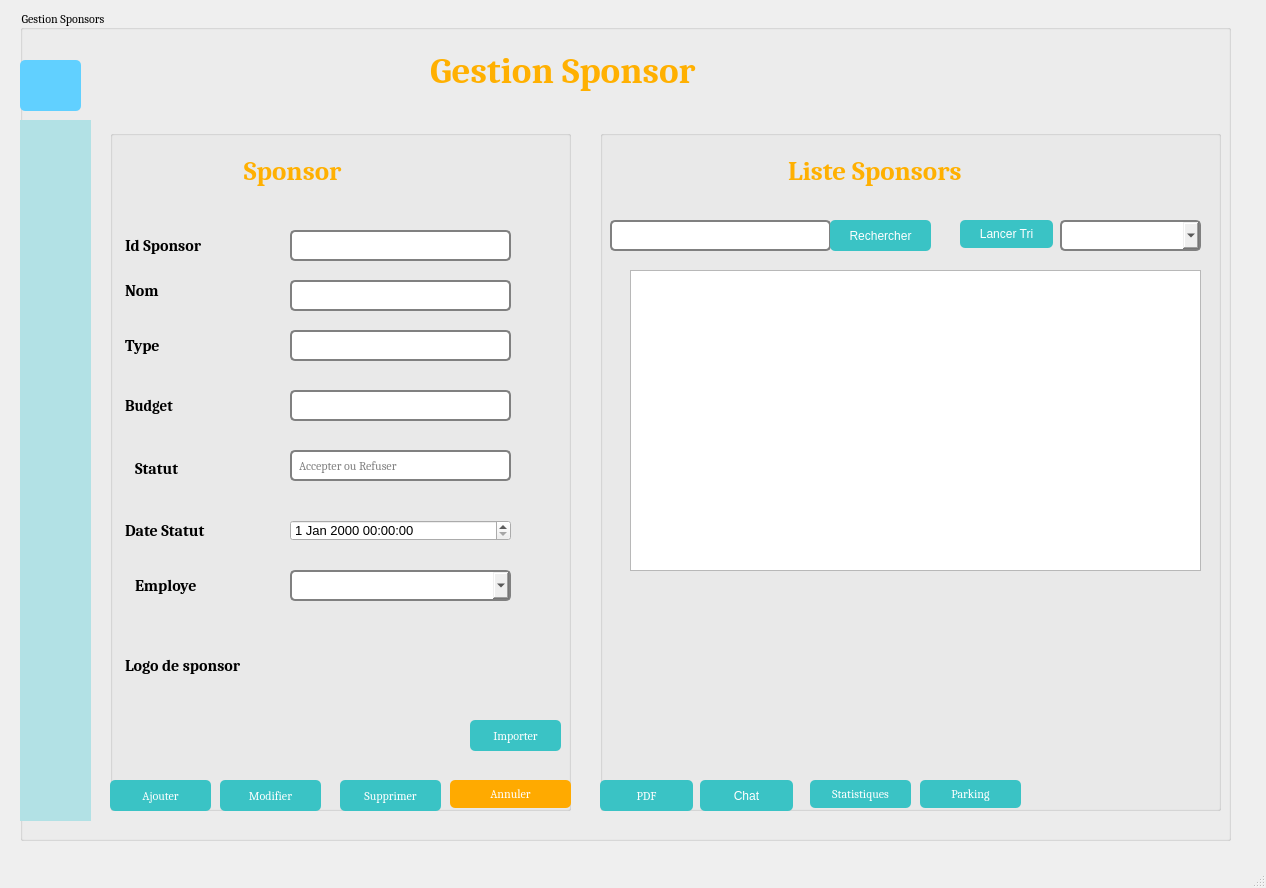
<?xml version="1.0" encoding="UTF-8"?>
<ui version="4.0">
 <class>MainWindow_spon</class>
 <widget class="QMainWindow" name="MainWindow_spon">
  <property name="geometry">
   <rect>
    <x>0</x>
    <y>0</y>
    <width>1266</width>
    <height>888</height>
   </rect>
  </property>
  <property name="font">
   <font>
    <family>Cambria</family>
    <pointsize>9</pointsize>
   </font>
  </property>
  <property name="windowTitle">
   <string>MainWindow</string>
  </property>
  <property name="styleSheet">
   <string notr="true"/>
  </property>
  <widget class="QWidget" name="centralwidget">
   <widget class="QGroupBox" name="groupBox">
    <property name="geometry">
     <rect>
      <x>20</x>
      <y>10</y>
      <width>1211</width>
      <height>831</height>
     </rect>
    </property>
    <property name="styleSheet">
     <string notr="true">QGroupBox {
    font: 12px;
 background-color:transparent;
}
QComboBox {
    border: 2px solid gray;
     border-radius: 5px;
    padding: 5px;
}
QLineEdit {
    border: 2px solid gray;
    border-radius: 5px;
    padding: 5px;
}

QPushButton {
    background-color: rgb(58, 195, 197);
    color: white;
    border-radius: 5px;
    padding: 5px;
}

QLineEdit:focus, QPushButton:focus {
    border: 2px solid #4CAF50;
}

QLabel {
    font-weight: bold;
    padding: 1px;
}


QPushButton:hover{
	background-color: rgb(255, 176, 1);	
}


</string>
    </property>
    <property name="title">
     <string>Gestion Sponsors</string>
    </property>
    <widget class="QLabel" name="nom_gestion">
     <property name="geometry">
      <rect>
       <x>400</x>
       <y>30</y>
       <width>401</width>
       <height>61</height>
      </rect>
     </property>
     <property name="font">
      <font>
       <family>Cambria</family>
       <pointsize>28</pointsize>
       <weight>75</weight>
       <bold>true</bold>
      </font>
     </property>
     <property name="styleSheet">
      <string notr="true">
QLabel {
   color:#ffb001;
}
</string>
     </property>
     <property name="text">
      <string>Gestion Sponsor</string>
     </property>
    </widget>
    <widget class="QGroupBox" name="afficher">
     <property name="geometry">
      <rect>
       <x>580</x>
       <y>120</y>
       <width>621</width>
       <height>681</height>
      </rect>
     </property>
     <property name="styleSheet">
      <string notr="true"/>
     </property>
     <property name="title">
      <string/>
     </property>
     <widget class="QLabel" name="afficher_label">
      <property name="geometry">
       <rect>
        <x>180</x>
        <y>20</y>
        <width>281</width>
        <height>41</height>
       </rect>
      </property>
      <property name="font">
       <font>
        <family>Cambria</family>
        <pointsize>20</pointsize>
        <weight>75</weight>
        <italic>false</italic>
        <bold>true</bold>
       </font>
      </property>
      <property name="styleSheet">
       <string notr="true">QLabel {
   color:#ffb001;
}</string>
      </property>
      <property name="text">
       <string>Liste Sponsors</string>
      </property>
     </widget>
     <widget class="QLineEdit" name="lineEdit_rechercher">
      <property name="geometry">
       <rect>
        <x>10</x>
        <y>90</y>
        <width>221</width>
        <height>31</height>
       </rect>
      </property>
     </widget>
     <widget class="QPushButton" name="rechercher">
      <property name="geometry">
       <rect>
        <x>230</x>
        <y>90</y>
        <width>101</width>
        <height>31</height>
       </rect>
      </property>
      <property name="maximumSize">
       <size>
        <width>101</width>
        <height>31</height>
       </size>
      </property>
      <property name="text">
       <string>Rechercher</string>
      </property>
      <property name="icon">
       <iconset resource="Resource.qrc">
        <normaloff>:/Icones/Icones/rechercher.png</normaloff>:/Icones/Icones/rechercher.png</iconset>
      </property>
      <property name="iconSize">
       <size>
        <width>20</width>
        <height>20</height>
       </size>
      </property>
     </widget>
     <widget class="QPushButton" name="chat">
      <property name="geometry">
       <rect>
        <x>100</x>
        <y>650</y>
        <width>93</width>
        <height>31</height>
       </rect>
      </property>
      <property name="styleSheet">
       <string notr="true"/>
      </property>
      <property name="text">
       <string>Chat</string>
      </property>
      <property name="icon">
       <iconset resource="Resource.qrc">
        <normaloff>:/Icones/Icones/chat.png</normaloff>:/Icones/Icones/chat.png</iconset>
      </property>
      <property name="iconSize">
       <size>
        <width>30</width>
        <height>40</height>
       </size>
      </property>
     </widget>
     <widget class="QPushButton" name="tri">
      <property name="geometry">
       <rect>
        <x>360</x>
        <y>90</y>
        <width>93</width>
        <height>28</height>
       </rect>
      </property>
      <property name="maximumSize">
       <size>
        <width>93</width>
        <height>28</height>
       </size>
      </property>
      <property name="text">
       <string>Lancer Tri</string>
      </property>
     </widget>
     <widget class="QPushButton" name="pdf">
      <property name="geometry">
       <rect>
        <x>0</x>
        <y>650</y>
        <width>93</width>
        <height>31</height>
       </rect>
      </property>
      <property name="font">
       <font>
        <family>Cambria</family>
        <pointsize>9</pointsize>
       </font>
      </property>
      <property name="styleSheet">
       <string notr="true"/>
      </property>
      <property name="text">
       <string>PDF</string>
      </property>
      <property name="icon">
       <iconset resource="Resource.qrc">
        <normaloff>:/Icones/Icones/pdf.png</normaloff>:/Icones/Icones/pdf.png</iconset>
      </property>
      <property name="iconSize">
       <size>
        <width>30</width>
        <height>40</height>
       </size>
      </property>
     </widget>
     <widget class="QPushButton" name="pushButton_statistique">
      <property name="geometry">
       <rect>
        <x>210</x>
        <y>650</y>
        <width>101</width>
        <height>28</height>
       </rect>
      </property>
      <property name="maximumSize">
       <size>
        <width>121</width>
        <height>28</height>
       </size>
      </property>
      <property name="font">
       <font>
        <family>Cambria</family>
        <pointsize>9</pointsize>
       </font>
      </property>
      <property name="styleSheet">
       <string notr="true"/>
      </property>
      <property name="text">
       <string>Statistiques</string>
      </property>
     </widget>
     <widget class="QComboBox" name="comboBo_tri">
      <property name="geometry">
       <rect>
        <x>460</x>
        <y>90</y>
        <width>141</width>
        <height>31</height>
       </rect>
      </property>
      <item>
       <property name="text">
        <string/>
       </property>
      </item>
      <item>
       <property name="text">
        <string>Id Sponsor</string>
       </property>
      </item>
      <item>
       <property name="text">
        <string>Nom</string>
       </property>
      </item>
      <item>
       <property name="text">
        <string>Budget</string>
       </property>
      </item>
     </widget>
     <widget class="QTableView" name="tableView">
      <property name="geometry">
       <rect>
        <x>30</x>
        <y>140</y>
        <width>571</width>
        <height>301</height>
       </rect>
      </property>
      <property name="styleSheet">
       <string notr="true"/>
      </property>
     </widget>
     <widget class="QPushButton" name="pushButton_parking">
      <property name="geometry">
       <rect>
        <x>320</x>
        <y>650</y>
        <width>101</width>
        <height>28</height>
       </rect>
      </property>
      <property name="maximumSize">
       <size>
        <width>121</width>
        <height>28</height>
       </size>
      </property>
      <property name="font">
       <font>
        <family>Cambria</family>
        <pointsize>9</pointsize>
       </font>
      </property>
      <property name="styleSheet">
       <string notr="true"/>
      </property>
      <property name="text">
       <string>Parking</string>
      </property>
      <property name="icon">
       <iconset resource="Resource.qrc">
        <normaloff>:/Icones/Icones/parking.png</normaloff>:/Icones/Icones/parking.png</iconset>
      </property>
      <property name="iconSize">
       <size>
        <width>30</width>
        <height>30</height>
       </size>
      </property>
     </widget>
    </widget>
    <widget class="QLabel" name="label">
     <property name="geometry">
      <rect>
       <x>0</x>
       <y>20</y>
       <width>1211</width>
       <height>801</height>
      </rect>
     </property>
     <property name="styleSheet">
      <string notr="true">background-image: url(:/Icones/Icones/background.png);
</string>
     </property>
     <property name="text">
      <string/>
     </property>
    </widget>
    <widget class="QPushButton" name="pushButton_20">
     <property name="geometry">
      <rect>
       <x>0</x>
       <y>50</y>
       <width>61</width>
       <height>51</height>
      </rect>
     </property>
     <property name="styleSheet">
      <string notr="true">background-color: rgb(97, 208, 255);</string>
     </property>
     <property name="text">
      <string/>
     </property>
     <property name="icon">
      <iconset>
       <normalon>:/img/menu.png</normalon>
      </iconset>
     </property>
     <property name="iconSize">
      <size>
       <width>40</width>
       <height>40</height>
      </size>
     </property>
     <property name="checkable">
      <bool>true</bool>
     </property>
    </widget>
    <widget class="QWidget" name="widget" native="true">
     <property name="geometry">
      <rect>
       <x>0</x>
       <y>110</y>
       <width>71</width>
       <height>701</height>
      </rect>
     </property>
     <property name="styleSheet">
      <string notr="true">	background-color: rgb(178, 225, 229);</string>
     </property>
     <widget class="QPushButton" name="pushButton_acceuil">
      <property name="geometry">
       <rect>
        <x>0</x>
        <y>30</y>
        <width>71</width>
        <height>61</height>
       </rect>
      </property>
      <property name="styleSheet">
       <string notr="true"/>
      </property>
      <property name="text">
       <string/>
      </property>
      <property name="icon">
       <iconset>
        <normalon>:/img/home.png</normalon>
       </iconset>
      </property>
      <property name="iconSize">
       <size>
        <width>40</width>
        <height>40</height>
       </size>
      </property>
     </widget>
     <widget class="QPushButton" name="pushButton_14">
      <property name="geometry">
       <rect>
        <x>0</x>
        <y>120</y>
        <width>71</width>
        <height>61</height>
       </rect>
      </property>
      <property name="text">
       <string/>
      </property>
      <property name="icon">
       <iconset>
        <normalon>:/img/calendrier.png</normalon>
       </iconset>
      </property>
      <property name="iconSize">
       <size>
        <width>40</width>
        <height>40</height>
       </size>
      </property>
     </widget>
     <widget class="QPushButton" name="pushButton_17">
      <property name="geometry">
       <rect>
        <x>0</x>
        <y>430</y>
        <width>71</width>
        <height>71</height>
       </rect>
      </property>
      <property name="text">
       <string/>
      </property>
      <property name="icon">
       <iconset>
        <normalon>:/img/notepad.png</normalon>
       </iconset>
      </property>
      <property name="iconSize">
       <size>
        <width>40</width>
        <height>40</height>
       </size>
      </property>
     </widget>
     <widget class="QPushButton" name="pushButton_15">
      <property name="geometry">
       <rect>
        <x>0</x>
        <y>210</y>
        <width>71</width>
        <height>61</height>
       </rect>
      </property>
      <property name="text">
       <string/>
      </property>
      <property name="icon">
       <iconset>
        <normalon>:/img/notification.png</normalon>
       </iconset>
      </property>
      <property name="iconSize">
       <size>
        <width>40</width>
        <height>40</height>
       </size>
      </property>
     </widget>
     <widget class="QPushButton" name="pushButton_18">
      <property name="geometry">
       <rect>
        <x>0</x>
        <y>310</y>
        <width>71</width>
        <height>71</height>
       </rect>
      </property>
      <property name="text">
       <string/>
      </property>
      <property name="icon">
       <iconset>
        <normalon>:/img/lecture.png</normalon>
       </iconset>
      </property>
      <property name="iconSize">
       <size>
        <width>40</width>
        <height>40</height>
       </size>
      </property>
     </widget>
     <widget class="QPushButton" name="pushButton_21">
      <property name="geometry">
       <rect>
        <x>0</x>
        <y>540</y>
        <width>71</width>
        <height>61</height>
       </rect>
      </property>
      <property name="text">
       <string/>
      </property>
      <property name="icon">
       <iconset>
        <normalon>:/img/chat.png</normalon>
       </iconset>
      </property>
      <property name="iconSize">
       <size>
        <width>40</width>
        <height>40</height>
       </size>
      </property>
     </widget>
     <widget class="QPushButton" name="pushButton_exit">
      <property name="geometry">
       <rect>
        <x>0</x>
        <y>640</y>
        <width>71</width>
        <height>61</height>
       </rect>
      </property>
      <property name="text">
       <string/>
      </property>
      <property name="icon">
       <iconset>
        <normalon>:/img/togglapp.png</normalon>
       </iconset>
      </property>
      <property name="iconSize">
       <size>
        <width>60</width>
        <height>60</height>
       </size>
      </property>
     </widget>
    </widget>
    <widget class="QGroupBox" name="groupBox_2">
     <property name="geometry">
      <rect>
       <x>90</x>
       <y>120</y>
       <width>461</width>
       <height>681</height>
      </rect>
     </property>
     <property name="styleSheet">
      <string notr="true"/>
     </property>
     <property name="title">
      <string/>
     </property>
     <widget class="QLabel" name="Ajouter">
      <property name="geometry">
       <rect>
        <x>120</x>
        <y>20</y>
        <width>211</width>
        <height>41</height>
       </rect>
      </property>
      <property name="font">
       <font>
        <family>Cambria</family>
        <pointsize>20</pointsize>
        <weight>75</weight>
        <italic>false</italic>
        <bold>true</bold>
       </font>
      </property>
      <property name="styleSheet">
       <string notr="true">QLabel {
   color:#ffb001;
}</string>
      </property>
      <property name="text">
       <string> Sponsor</string>
      </property>
     </widget>
     <widget class="QLabel" name="id_label">
      <property name="geometry">
       <rect>
        <x>10</x>
        <y>100</y>
        <width>121</width>
        <height>31</height>
       </rect>
      </property>
      <property name="font">
       <font>
        <family>Cambria</family>
        <pointsize>12</pointsize>
        <weight>75</weight>
        <bold>true</bold>
       </font>
      </property>
      <property name="text">
       <string>Id Sponsor</string>
      </property>
     </widget>
     <widget class="QLineEdit" name="lineEdit_id">
      <property name="geometry">
       <rect>
        <x>180</x>
        <y>100</y>
        <width>221</width>
        <height>31</height>
       </rect>
      </property>
      <property name="font">
       <font>
        <family>Cambria</family>
        <pointsize>9</pointsize>
       </font>
      </property>
     </widget>
     <widget class="QLabel" name="nom_label">
      <property name="geometry">
       <rect>
        <x>10</x>
        <y>150</y>
        <width>121</width>
        <height>21</height>
       </rect>
      </property>
      <property name="font">
       <font>
        <family>Cambria</family>
        <pointsize>12</pointsize>
        <weight>75</weight>
        <bold>true</bold>
       </font>
      </property>
      <property name="text">
       <string>Nom</string>
      </property>
     </widget>
     <widget class="QLineEdit" name="lineEdit_nom">
      <property name="geometry">
       <rect>
        <x>180</x>
        <y>150</y>
        <width>221</width>
        <height>31</height>
       </rect>
      </property>
      <property name="font">
       <font>
        <family>Cambria</family>
        <pointsize>9</pointsize>
       </font>
      </property>
     </widget>
     <widget class="QLabel" name="organization_label">
      <property name="geometry">
       <rect>
        <x>10</x>
        <y>200</y>
        <width>131</width>
        <height>31</height>
       </rect>
      </property>
      <property name="font">
       <font>
        <family>Cambria</family>
        <pointsize>12</pointsize>
        <weight>75</weight>
        <bold>true</bold>
       </font>
      </property>
      <property name="text">
       <string>Type</string>
      </property>
     </widget>
     <widget class="QLineEdit" name="lineEdit_type">
      <property name="geometry">
       <rect>
        <x>180</x>
        <y>200</y>
        <width>221</width>
        <height>31</height>
       </rect>
      </property>
      <property name="font">
       <font>
        <family>Cambria</family>
        <pointsize>9</pointsize>
       </font>
      </property>
     </widget>
     <widget class="QLabel" name="budget_label">
      <property name="geometry">
       <rect>
        <x>10</x>
        <y>260</y>
        <width>71</width>
        <height>31</height>
       </rect>
      </property>
      <property name="font">
       <font>
        <family>Cambria</family>
        <pointsize>11</pointsize>
        <weight>75</weight>
        <bold>true</bold>
       </font>
      </property>
      <property name="text">
       <string>Budget</string>
      </property>
     </widget>
     <widget class="QLineEdit" name="lineEdit_budget">
      <property name="geometry">
       <rect>
        <x>180</x>
        <y>260</y>
        <width>221</width>
        <height>31</height>
       </rect>
      </property>
      <property name="font">
       <font>
        <family>Cambria</family>
        <pointsize>9</pointsize>
       </font>
      </property>
     </widget>
     <widget class="QLabel" name="statut_label">
      <property name="geometry">
       <rect>
        <x>20</x>
        <y>330</y>
        <width>91</width>
        <height>16</height>
       </rect>
      </property>
      <property name="font">
       <font>
        <family>Cambria</family>
        <pointsize>12</pointsize>
        <weight>75</weight>
        <bold>true</bold>
       </font>
      </property>
      <property name="text">
       <string>Statut</string>
      </property>
     </widget>
     <widget class="QLabel" name="date_label">
      <property name="geometry">
       <rect>
        <x>10</x>
        <y>390</y>
        <width>121</width>
        <height>21</height>
       </rect>
      </property>
      <property name="font">
       <font>
        <family>Cambria</family>
        <pointsize>12</pointsize>
        <weight>75</weight>
        <bold>true</bold>
       </font>
      </property>
      <property name="text">
       <string>Date Statut </string>
      </property>
     </widget>
     <widget class="QDateTimeEdit" name="dateTimeEdit">
      <property name="geometry">
       <rect>
        <x>180</x>
        <y>390</y>
        <width>221</width>
        <height>21</height>
       </rect>
      </property>
      <property name="font">
       <font>
        <pointsize>10</pointsize>
       </font>
      </property>
     </widget>
     <widget class="QPushButton" name="ajouter_4">
      <property name="geometry">
       <rect>
        <x>0</x>
        <y>650</y>
        <width>101</width>
        <height>31</height>
       </rect>
      </property>
      <property name="maximumSize">
       <size>
        <width>101</width>
        <height>31</height>
       </size>
      </property>
      <property name="font">
       <font>
        <family>Cambria</family>
        <pointsize>9</pointsize>
       </font>
      </property>
      <property name="text">
       <string>Ajouter</string>
      </property>
      <property name="icon">
       <iconset resource="Resource.qrc">
        <normaloff>:/Icones/Icones/ajouter.png</normaloff>:/Icones/Icones/ajouter.png</iconset>
      </property>
      <property name="iconSize">
       <size>
        <width>20</width>
        <height>20</height>
       </size>
      </property>
     </widget>
     <widget class="QPushButton" name="pushButton_importer">
      <property name="geometry">
       <rect>
        <x>360</x>
        <y>590</y>
        <width>91</width>
        <height>31</height>
       </rect>
      </property>
      <property name="font">
       <font>
        <family>Cambria</family>
        <pointsize>9</pointsize>
       </font>
      </property>
      <property name="text">
       <string>Importer</string>
      </property>
      <property name="icon">
       <iconset resource="Resource.qrc">
        <normaloff>:/Icones/Icones/camera.png</normaloff>:/Icones/Icones/camera.png</iconset>
      </property>
      <property name="iconSize">
       <size>
        <width>20</width>
        <height>20</height>
       </size>
      </property>
     </widget>
     <widget class="QPushButton" name="supprimer_2">
      <property name="geometry">
       <rect>
        <x>230</x>
        <y>650</y>
        <width>101</width>
        <height>31</height>
       </rect>
      </property>
      <property name="maximumSize">
       <size>
        <width>101</width>
        <height>31</height>
       </size>
      </property>
      <property name="font">
       <font>
        <family>Cambria</family>
        <pointsize>9</pointsize>
       </font>
      </property>
      <property name="text">
       <string>Supprimer</string>
      </property>
      <property name="icon">
       <iconset resource="Resource.qrc">
        <normaloff>:/Icones/Icones/supprimer.png</normaloff>:/Icones/Icones/supprimer.png</iconset>
      </property>
      <property name="iconSize">
       <size>
        <width>20</width>
        <height>20</height>
       </size>
      </property>
     </widget>
     <widget class="QPushButton" name="modifier_3">
      <property name="geometry">
       <rect>
        <x>110</x>
        <y>650</y>
        <width>101</width>
        <height>31</height>
       </rect>
      </property>
      <property name="maximumSize">
       <size>
        <width>101</width>
        <height>31</height>
       </size>
      </property>
      <property name="font">
       <font>
        <family>Cambria</family>
        <pointsize>9</pointsize>
       </font>
      </property>
      <property name="text">
       <string>Modifier</string>
      </property>
      <property name="icon">
       <iconset resource="Resource.qrc">
        <normaloff>:/Icones/Icones/modifier.png</normaloff>:/Icones/Icones/modifier.png</iconset>
      </property>
      <property name="iconSize">
       <size>
        <width>20</width>
        <height>20</height>
       </size>
      </property>
     </widget>
     <widget class="QLabel" name="date_label_2">
      <property name="geometry">
       <rect>
        <x>10</x>
        <y>520</y>
        <width>161</width>
        <height>31</height>
       </rect>
      </property>
      <property name="font">
       <font>
        <family>Cambria</family>
        <pointsize>12</pointsize>
        <weight>75</weight>
        <bold>true</bold>
       </font>
      </property>
      <property name="text">
       <string>Logo de sponsor</string>
      </property>
     </widget>
     <widget class="QPushButton" name="pushButton_afficher">
      <property name="geometry">
       <rect>
        <x>340</x>
        <y>650</y>
        <width>121</width>
        <height>28</height>
       </rect>
      </property>
      <property name="maximumSize">
       <size>
        <width>121</width>
        <height>28</height>
       </size>
      </property>
      <property name="font">
       <font>
        <family>Cambria</family>
        <pointsize>9</pointsize>
       </font>
      </property>
      <property name="styleSheet">
       <string notr="true">background-color: rgb(255, 170, 0)</string>
      </property>
      <property name="text">
       <string>Annuler</string>
      </property>
     </widget>
     <widget class="QLineEdit" name="lineEdit_statut">
      <property name="geometry">
       <rect>
        <x>180</x>
        <y>320</y>
        <width>221</width>
        <height>31</height>
       </rect>
      </property>
      <property name="font">
       <font>
        <family>Cambria</family>
        <pointsize>9</pointsize>
       </font>
      </property>
      <property name="placeholderText">
       <string>Accepter ou Refuser</string>
      </property>
     </widget>
     <widget class="QLabel" name="id_label_2">
      <property name="geometry">
       <rect>
        <x>20</x>
        <y>440</y>
        <width>121</width>
        <height>31</height>
       </rect>
      </property>
      <property name="font">
       <font>
        <family>Cambria</family>
        <pointsize>12</pointsize>
        <weight>75</weight>
        <bold>true</bold>
       </font>
      </property>
      <property name="text">
       <string>Employe</string>
      </property>
     </widget>
     <widget class="QLabel" name="label_image">
      <property name="geometry">
       <rect>
        <x>180</x>
        <y>520</y>
        <width>271</width>
        <height>31</height>
       </rect>
      </property>
      <property name="text">
       <string/>
      </property>
     </widget>
     <widget class="QComboBox" name="comboBox_Emp">
      <property name="geometry">
       <rect>
        <x>180</x>
        <y>440</y>
        <width>221</width>
        <height>31</height>
       </rect>
      </property>
      <item>
       <property name="text">
        <string/>
       </property>
      </item>
     </widget>
    </widget>
    <zorder>label</zorder>
    <zorder>afficher</zorder>
    <zorder>nom_gestion</zorder>
    <zorder>pushButton_20</zorder>
    <zorder>widget</zorder>
    <zorder>groupBox_2</zorder>
   </widget>
  </widget>
  <widget class="QMenuBar" name="menubar">
   <property name="geometry">
    <rect>
     <x>0</x>
     <y>0</y>
     <width>1266</width>
     <height>26</height>
    </rect>
   </property>
  </widget>
  <widget class="QStatusBar" name="statusbar"/>
 </widget>
 <resources>
  <include location="Resource.qrc"/>
 </resources>
 <connections/>
</ui>
